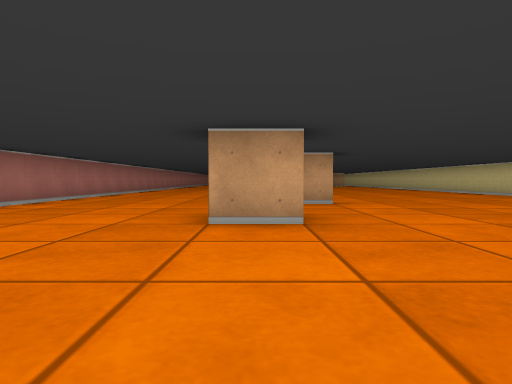
view 1 (above)

17 first-person views from a walk through a cub3D maze. The camera is about half as high as the walls, tilts 2° down and sees 75° across. The floor is counted in squares. Each view is taken from the middle of a square. On the plan, view 1 faces up. The plan holds only what a view shows up to about 9 squares ahead; the rest is blank.

view 2
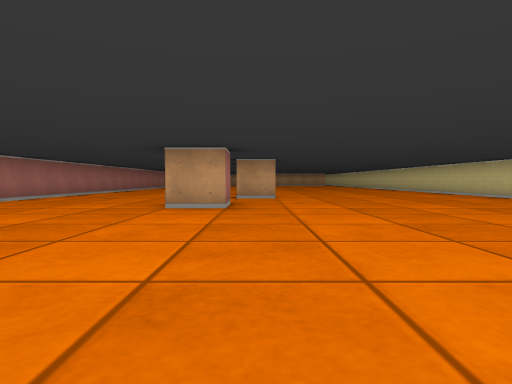

view 3
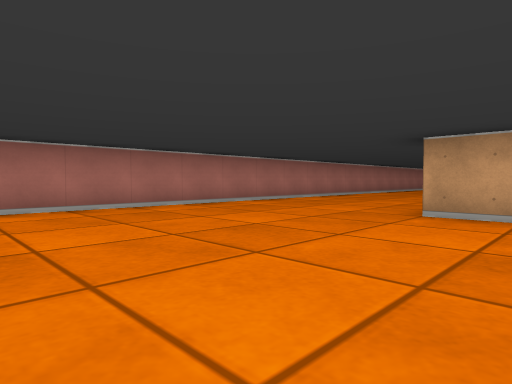

view 4
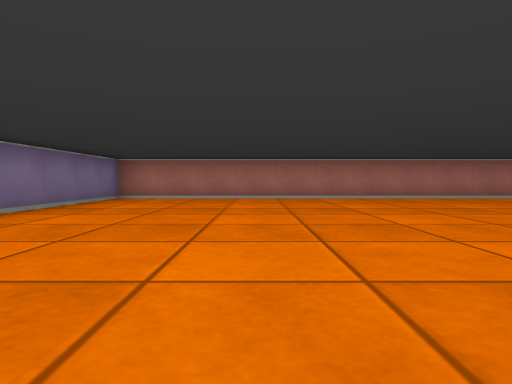

view 5
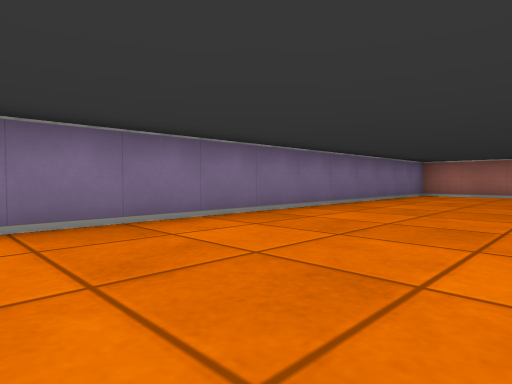

view 6
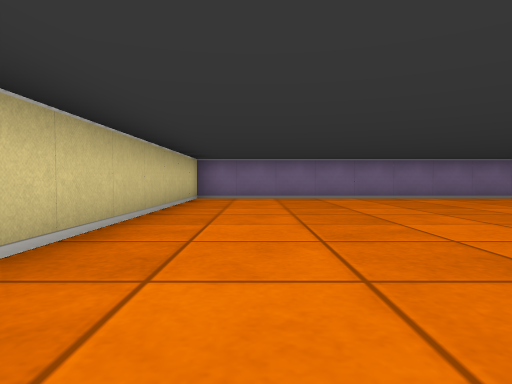

view 7
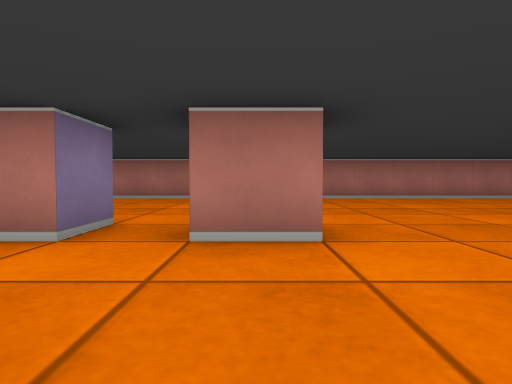

view 8
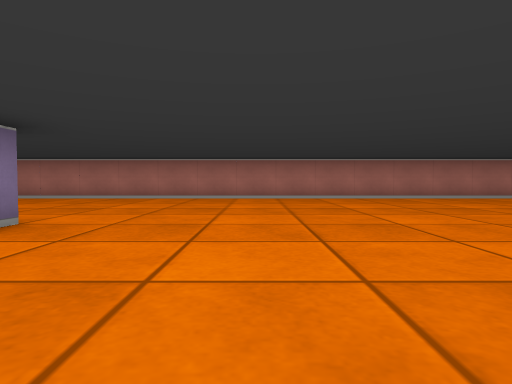

view 9
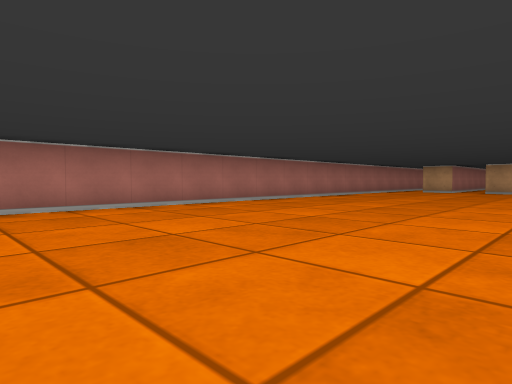

view 10
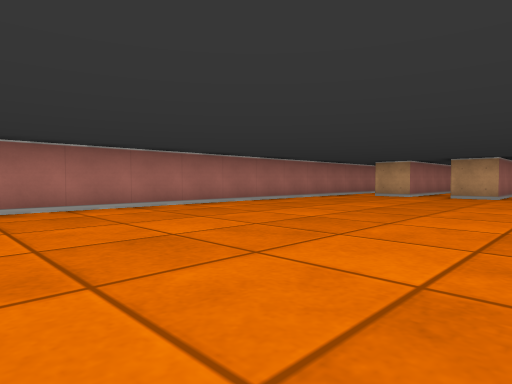

view 11
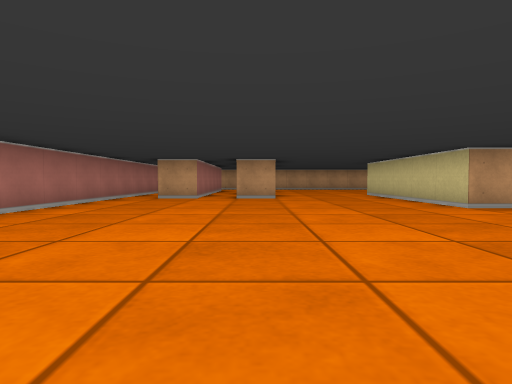

view 12
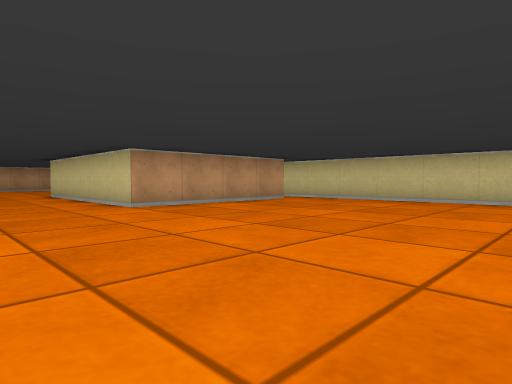

view 13
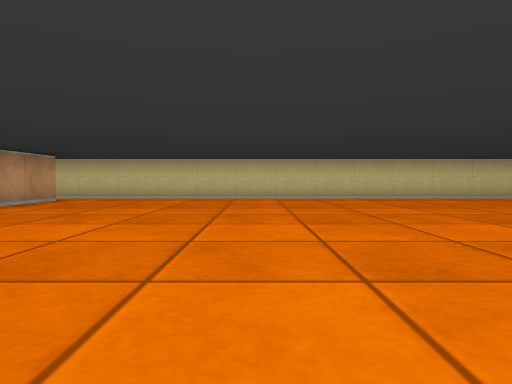

view 14
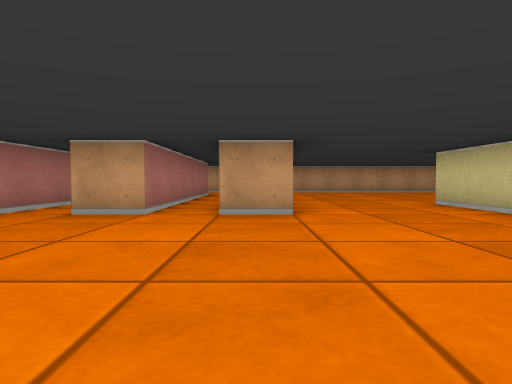

view 15
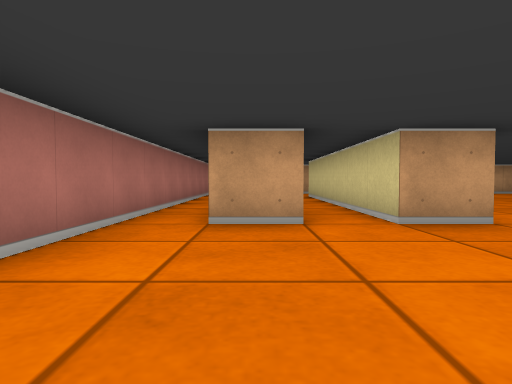

view 16
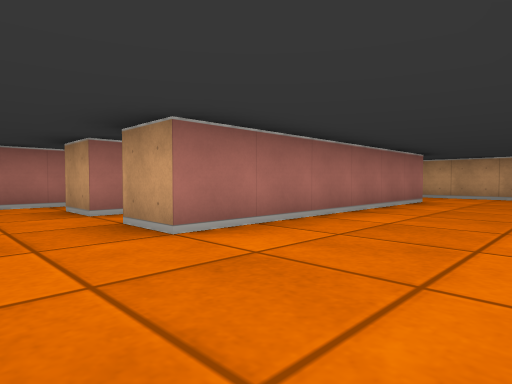

view 17
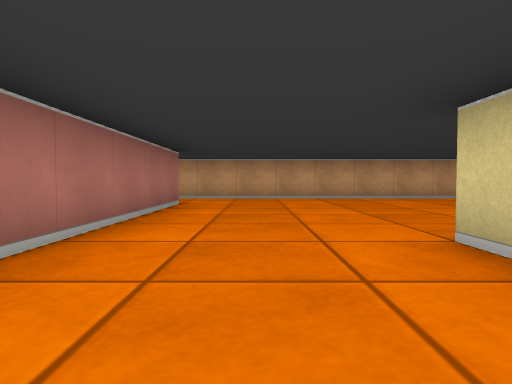

### Floor plan
Points are (right, up) in squares from view 1. A wall is a line through its corners. A room is listed if a view was taken in it or the views show most of it. See-through windows are left out.
Room 1 (views 1, 2, 3, 4, 5, 6, 7, 8, 9, 10, 11, 12, 13, 14, 15, 16, 17)
walls: (1.5, 9.6) (1.5, 8.5); (0.5, 7.5) (1.5, 7.5) (1.5, 7); (7.5, 13.4) (7.5, 25.1); (1.5, 6.5) (0.5, 6.5); (0.5, 4.5) (0.5, 3.5) (-0.5, 3.5); (7.5, 6.4) (7.5, 7.1); (6.5, 24.5) (2.5, 24.5) (2.5, 29.5); (-2.5, 32) (-2.5, 27.5) (-3.5, 27.5); (-0.5, 33.5) (-0.5, 27.5) (-1.5, 27.5) (-1.5, 33); (-4.5, 33) (-4.5, -5.5) (7.5, -5.5) (7.5, 1.1); (6.1, 35.5) (-1.2, 35.5)

Positions as (right, up) in squares from view 1, and headings:
1: (0, 0), facing up
2: (1, -2), facing up
3: (1, -1), facing up-left
4: (4, -2), facing left
5: (6, -2), facing down-left
6: (6, 3), facing down
7: (4, 9), facing left
8: (4, 12), facing left
9: (1, 14), facing up-left
10: (1, 18), facing up-left
11: (-1, 19), facing up
12: (0, 19), facing up-right
13: (-1, 20), facing right
14: (-1, 23), facing up
15: (-3, 24), facing up
16: (2, 26), facing up-left
17: (1, 27), facing up
